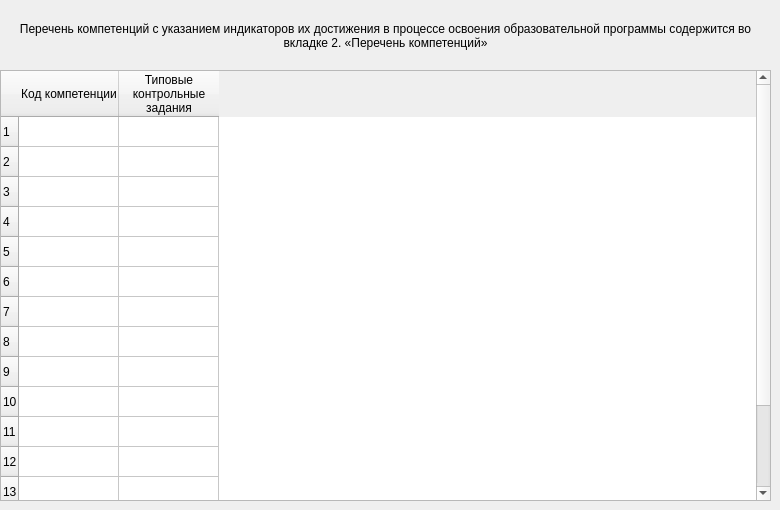
      <widget class="QWidget" name="tab_42">
       <attribute name="title">
        <string>Достижение компетенций</string>
       </attribute>
       <widget class="QWidget" name="verticalLayoutWidget_5">
        <property name="geometry">
         <rect>
          <x>0</x>
          <y>70</y>
          <width>771</width>
          <height>431</height>
         </rect>
        </property>
        <layout class="QVBoxLayout" name="verticalLayout42">
         <item>
          <widget class="QTableWidget" name="tableDost">
           <row>
            <property name="text">
             <string>1</string>
            </property>
           </row>
           <row>
            <property name="text">
             <string>2</string>
            </property>
           </row>
           <row>
            <property name="text">
             <string>3</string>
            </property>
           </row>
           <row>
            <property name="text">
             <string>4</string>
            </property>
           </row>
           <row>
            <property name="text">
             <string>5</string>
            </property>
           </row>
           <row>
            <property name="text">
             <string>6</string>
            </property>
           </row>
           <row>
            <property name="text">
             <string>7</string>
            </property>
           </row>
           <row>
            <property name="text">
             <string>8</string>
            </property>
           </row>
           <row>
            <property name="text">
             <string>9</string>
            </property>
           </row>
           <row>
            <property name="text">
             <string>10</string>
            </property>
           </row>
           <row>
            <property name="text">
             <string>11</string>
            </property>
           </row>
           <row>
            <property name="text">
             <string>12</string>
            </property>
           </row>
           <row>
            <property name="text">
             <string>13</string>
            </property>
           </row>
           <row>
            <property name="text">
             <string>14</string>
            </property>
           </row>
           <row>
            <property name="text">
             <string>15</string>
            </property>
           </row>
           <column>
            <property name="text">
             <string>Код компетенции</string>
            </property>
           </column>
           <column>
            <property name="text">
             <string>Типовые
контрольные
задания</string>
            </property>
           </column>
          </widget>
         </item>
        </layout>
       </widget>
       <widget class="QLabel" name="label">
        <property name="geometry">
         <rect>
          <x>10</x>
          <y>10</y>
          <width>751</width>
          <height>51</height>
         </rect>
        </property>
        <property name="text">
         <string>Перечень компетенций с указанием индикаторов их достижения в процессе освоения образовательной программы содержится во вкладке 2. «Перечень компетенций»</string>
        </property>
        <property name="alignment">
         <set>Qt::AlignCenter</set>
        </property>
        <property name="wordWrap">
         <bool>true</bool>
        </property>
       </widget>
      </widget>
